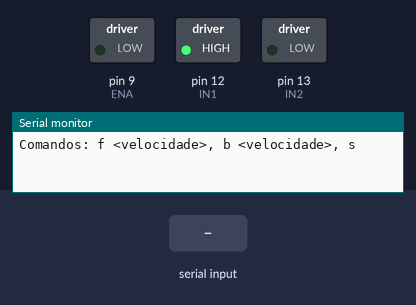
Simulated run of this sketch. Board: Arduino Uno, built with avr-gcc and run on an emulated ATmega328P. Shown: switched loads named in the sketch (green lamp = pin HIGH), the last lines printed to the serial monitor. The test bench sets the inputs (shaded band).

Above: at 1.2 s.
1.3 s: "f 45\n" received over Serial
At 2.5 s:
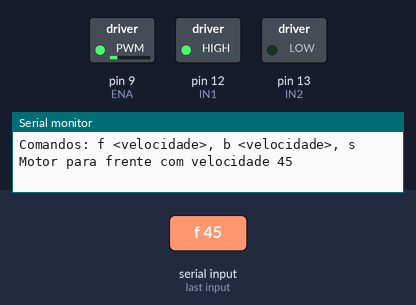
2.8 s: "b 45\n" received over Serial
At 3.7 s:
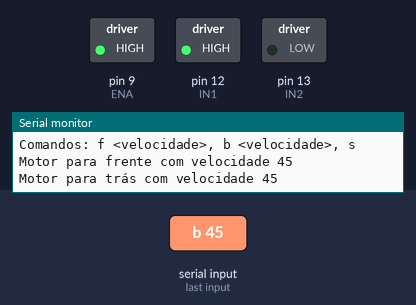
5.8 s: "s90\n" received over Serial
At 7.1 s:
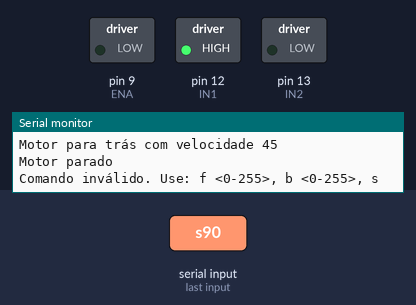
Timing chart, 0 to 8.3 s (numbered marks = the images above; inputs shaded):
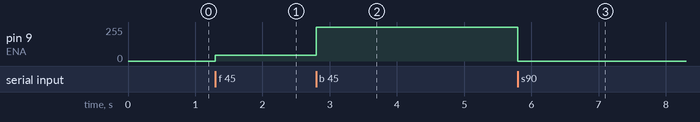

Measured:
- after the input at 1.3 s, pin 9 (ENA): 0/255 → 45/255 at once
- after the input at 2.8 s, pin 9 (ENA): 45/255 → 255/255 at once
- after the input at 5.8 s, pin 9 (ENA): 255/255 → 0/255 at once

The sketch:

simple_motor_test.ino
```cpp
#define ENA 9
#define IN1 12
#define IN2 13

void setup() {
  pinMode(ENA, OUTPUT);
  pinMode(IN1, OUTPUT);
  pinMode(IN2, OUTPUT);

  digitalWrite(IN1, HIGH);
  digitalWrite(IN2, LOW);

  Serial.begin(115200);
  Serial.println("Comandos: f <velocidade>, b <velocidade>, s");
}

void limparBufferSerial() {
  while (Serial.available()) {
    Serial.read();
  }
}

void loop() {
  if (Serial.available()) {
    char comando = Serial.read();
    int velocidade = 0;

    if (comando == 'f' || comando == 'b') {
      while (Serial.available() == 0); // espera o próximo caractere
      if (Serial.read() == ' ') {
        while (Serial.available() == 0);
        velocidade = Serial.parseInt(); // Lê o valor de velocidade
      }
    }

    switch (comando) {
      case 'f':
        analogWrite(ENA, velocidade);
        Serial.print("Motor para frente com velocidade ");
        Serial.println(velocidade);
        break;

      case 'b':
        analogWrite(ENA, -velocidade);
        Serial.print("Motor para trás com velocidade ");
        Serial.println(velocidade);
        break;

      case 's':
        analogWrite(ENA, 0);
        Serial.println("Motor parado");
        break;

      default:
        Serial.println("Comando inválido. Use: f <0-255>, b <0-255>, s");
        break;
    }

    limparBufferSerial(); // limpa qualquer caractere restante no buffer
  }
}
```
